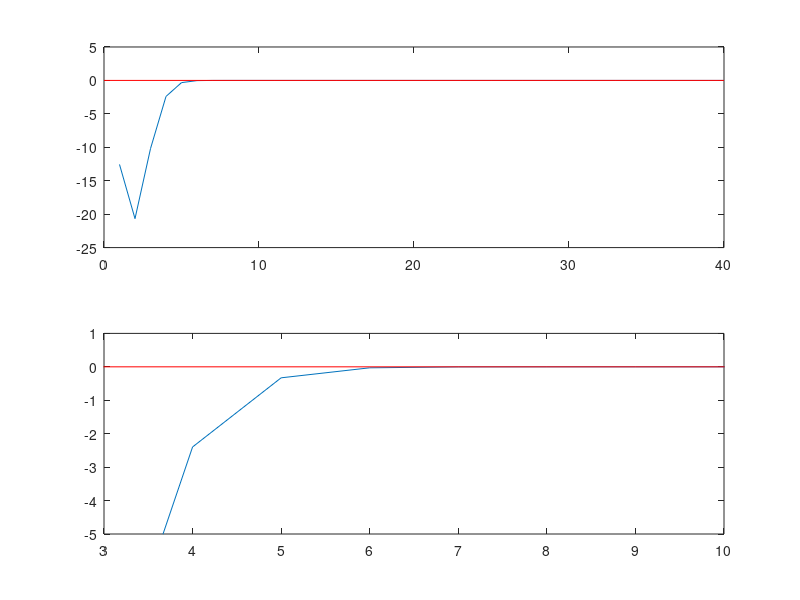

Recreate this plot in MATLAB.
%% Homework 06 - Steve Mazza
%% Problem 1
close all; clc; clear all;

% a)
fprintf('\n\nDouble precision solution is accurate within %d.\n', ...
    eps(9460730472580800));
fprintf('Single precision solution is accurate within %d.\n', ...
    eps(single(9460730472580800)));

% b)
A = realmax('single');
B = eps(realmax('single'))/2;
fprintf('\n\n  A: %38.0f\n',A);
fprintf('  B: %38.0f\n',B);
fprintf('A-B: %38.0f\n',A-B);

%% Problem 2
close all; clc; clear all;

% Estimate 0 with sin().
sin(4*pi)

% Estimate number of Taylor series expansions are needed to achieve above.
X = [ 1, 40 ];
for i = 1:40
    X(i) = -1^i * (4*pi^(2*i - 1))/factorial(2*i - 1);
end

figure;
subplot(2,1,1);
plot(X);
hold on;
line([0,40],[sin(4*pi),sin(4*pi)],'Color','red');
axis([0,40,-25,5]);
subplot(2,1,2);
plot(X);
hold on;
line([0,40],[sin(4*pi),sin(4*pi)],'Color','red');
axis([3,10,-5,1]);
%% Problem 3
close all; clc; clear all;

%a)
fprintf('\n\nProblem A:\n');
A = [ 6 -3 4; 12 5 -7; -5 2 6 ];
b = [ 41; -26; 14 ];
% UL factorization.
x = linsolve(A,b)
% Direct solution.
x = A\b
% Determinant of A.
s = det(A);
% Solution using LU decomposition.
[ R jb ] = rref([ A b ]);
% Pivot variables.
p = x(jb);
% Rank.
r = length(jb);
r = rank(A);
fprintf('Matrix rank: %d\nMatrix determinant: %.0f.\n', r, s);

%b)
fprintf('\n\nProblem B:\n');
A = [ 0 0 3 5; 3 7 -4 5; 5 -6 7 8; 0 4 0 5 ];
b = [ 17; 5; 45; 9 ];
% UL factorization.
x = linsolve(A,b)
% Direct solution.
x = A\b
% Determinant of A.
s = det(A);
% Solution using LU decomposition.
[ R jb ] = rref([ A b ]);
% Pivot variables.
p = x(jb);
% Rank.
r = length(jb);
r = rank(A);
fprintf('Matrix rank: %d\nMatrix determinant: %.0f.\n', r, s);

%c)
fprintf('\n\nProblem C:\n');
A = [ 16 2 3 13; 5 11 10 8; 9 7 6 12; 25 27 28 22 ];
b = [ 41; -26; 14; -64 ];
% UL factorization (does not work in this case).
x = linsolve(A,b)
% Direct solution (does not work in this case).
x = A\b
% Determinant of A.
s = det(A);
% Solution using LU decomposition.
[ R jb ] = rref([ A b ]);
% Pivot variables.
p = x(jb);
% Rank.
r = length(jb);
r = rank(A);
fprintf('Matrix rank: %d\nMatrix determinant: %.0f.\n', r, s);

%% Problem 4
close all; clc; clear all;

% Set up system of linear equations.
% f1 = f3 + 100 - 200 -> f1 - f3 = -100
% f2 = f1 - f4 + 300  -> f2 - f1 + f4 = 300
% f3 = f6 + 300 - 300 -> f3 - f6 = 0
% f4 = f1 - f2 + 300  -> f4 - f1 + f2 = 300
% f5 = 400 + 200 - f7 -> f5 + f7 = 600
% f6 = f4 + f7 - 200  -> f6 - f4 - f7 = -200
% f7 = 400 + 200 - f5 -> f7 + f5 = 600

% Set up matrix of equiations
A = [ 1 0 -1 0 0 0 0;
    -1 1 0 1 0 0 0;
    0 0 1 0 0 -1 0;
    -1 1 0 1 0 0 0;
    0 0 0 0 1 0 1;
    0 0 0 -1 0 1 -1;
    0 0 0 0 1 0 1];
b = [ -100; 300; 0; 300; 600; -200; 600 ];

% Try to find solutions.
% Determinant of A.
s = det(A);
% Solution using LU decomposition.
[ R jb ] = rref([ A b ]);
% UL factorization (does not work in this case).
x = linsolve(R(1:5, 1:7),R(1:5, 8:8))
% Pivot variables.
p = x(jb);
% Rank.
r = length(jb);
r = rank(A);
fprintf('Matrix rank: %d\nMatrix determinant: %.0f.\n', r, s);

% NOTE: it is not possible to solve this system of equations; the number
% of independent variables is 7, while the rank is 5.
